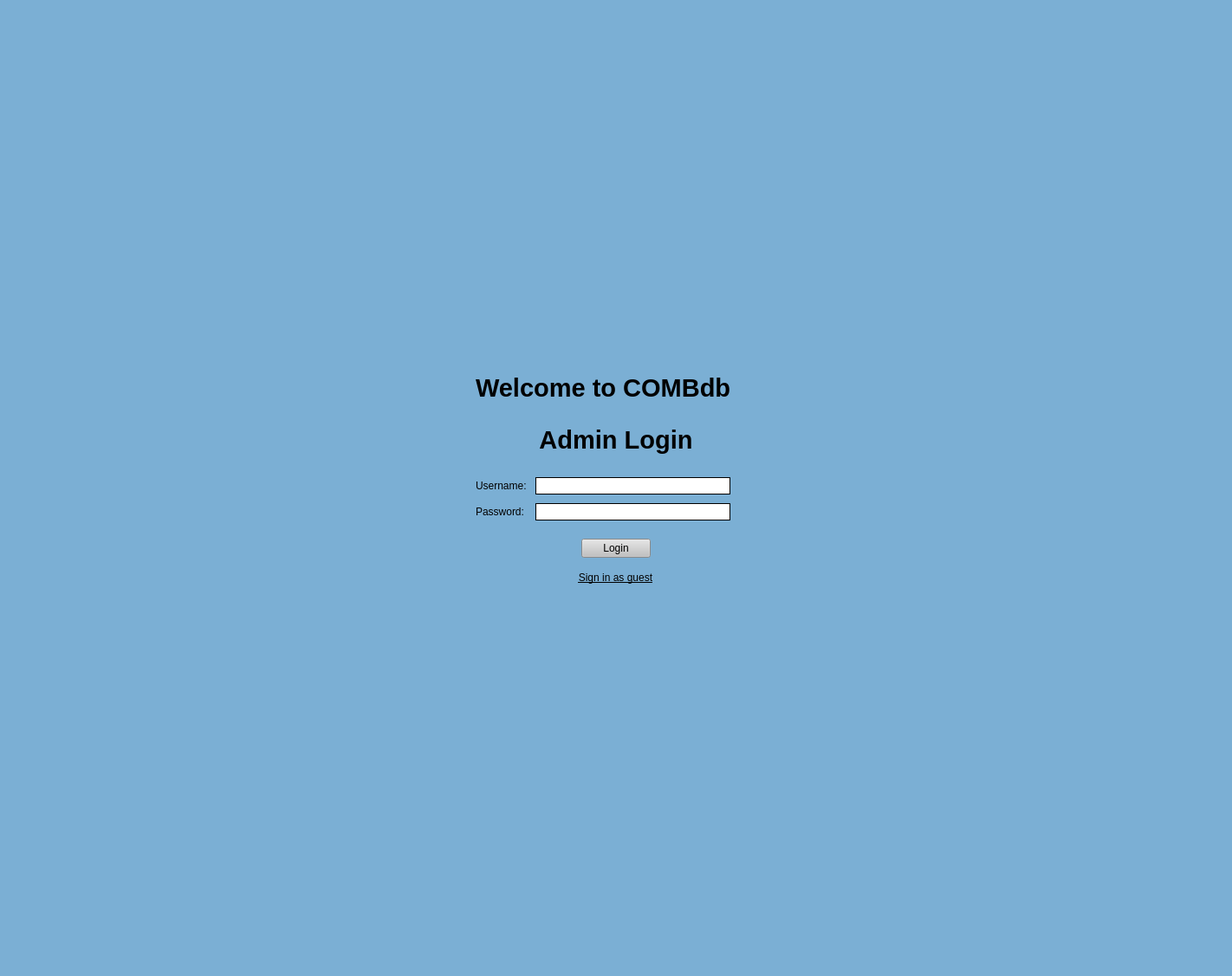
<?xml version="1.0" encoding="UTF-8"?>
<ui version="4.0">
 <class>MainWindow</class>
 <widget class="QMainWindow" name="MainWindow">
  <property name="enabled">
   <bool>true</bool>
  </property>
  <property name="geometry">
   <rect>
    <x>0</x>
    <y>0</y>
    <width>1422</width>
    <height>1127</height>
   </rect>
  </property>
  <property name="sizePolicy">
   <sizepolicy hsizetype="Preferred" vsizetype="Preferred">
    <horstretch>0</horstretch>
    <verstretch>0</verstretch>
   </sizepolicy>
  </property>
  <property name="windowTitle">
   <string>Login</string>
  </property>
  <property name="toolTipDuration">
   <number>-1</number>
  </property>
  <property name="styleSheet">
   <string notr="true">background-color: rgb(123, 175, 212);</string>
  </property>
  <property name="toolButtonStyle">
   <enum>Qt::ToolButtonIconOnly</enum>
  </property>
  <widget class="QWidget" name="centralwidget">
   <layout class="QGridLayout" name="gridLayout_4">
    <item row="10" column="0">
     <spacer name="verticalSpacer_2">
      <property name="orientation">
       <enum>Qt::Vertical</enum>
      </property>
      <property name="sizeType">
       <enum>QSizePolicy::MinimumExpanding</enum>
      </property>
      <property name="sizeHint" stdset="0">
       <size>
        <width>20</width>
        <height>40</height>
       </size>
      </property>
     </spacer>
    </item>
    <item row="5" column="0">
     <layout class="QGridLayout" name="gridLayout_6" columnstretch="0,0,0">
      <property name="rightMargin">
       <number>30</number>
      </property>
      <property name="spacing">
       <number>0</number>
      </property>
      <item row="2" column="2" alignment="Qt::AlignHCenter|Qt::AlignVCenter">
       <widget class="QLineEdit" name="pswd_2">
        <property name="sizePolicy">
         <sizepolicy hsizetype="Fixed" vsizetype="Fixed">
          <horstretch>0</horstretch>
          <verstretch>0</verstretch>
         </sizepolicy>
        </property>
        <property name="minimumSize">
         <size>
          <width>225</width>
          <height>20</height>
         </size>
        </property>
        <property name="styleSheet">
         <string notr="true">background-color: rgb(255, 255, 255);
border-style: solid;
border-width: 1px</string>
        </property>
        <property name="placeholderText">
         <string/>
        </property>
       </widget>
      </item>
      <item row="2" column="0">
       <widget class="QLabel" name="label_10">
        <property name="sizePolicy">
         <sizepolicy hsizetype="Fixed" vsizetype="Fixed">
          <horstretch>0</horstretch>
          <verstretch>0</verstretch>
         </sizepolicy>
        </property>
        <property name="text">
         <string>Password:</string>
        </property>
       </widget>
      </item>
      <item row="0" column="2" alignment="Qt::AlignHCenter|Qt::AlignTop">
       <widget class="QLineEdit" name="usrnm_2">
        <property name="sizePolicy">
         <sizepolicy hsizetype="Fixed" vsizetype="Fixed">
          <horstretch>0</horstretch>
          <verstretch>0</verstretch>
         </sizepolicy>
        </property>
        <property name="minimumSize">
         <size>
          <width>225</width>
          <height>20</height>
         </size>
        </property>
        <property name="styleSheet">
         <string notr="true">background-color: rgb(255, 255, 255);
border-style: solid;
border-width: 1px</string>
        </property>
        <property name="placeholderText">
         <string/>
        </property>
       </widget>
      </item>
      <item row="0" column="0">
       <widget class="QLabel" name="label_9">
        <property name="sizePolicy">
         <sizepolicy hsizetype="Fixed" vsizetype="Fixed">
          <horstretch>0</horstretch>
          <verstretch>0</verstretch>
         </sizepolicy>
        </property>
        <property name="text">
         <string>Username:</string>
        </property>
       </widget>
      </item>
      <item row="1" column="2">
       <spacer name="verticalSpacer_3">
        <property name="orientation">
         <enum>Qt::Vertical</enum>
        </property>
        <property name="sizeType">
         <enum>QSizePolicy::Minimum</enum>
        </property>
        <property name="sizeHint" stdset="0">
         <size>
          <width>5</width>
          <height>10</height>
         </size>
        </property>
       </spacer>
      </item>
      <item row="0" column="1">
       <spacer name="horizontalSpacer">
        <property name="orientation">
         <enum>Qt::Horizontal</enum>
        </property>
        <property name="sizeType">
         <enum>QSizePolicy::Fixed</enum>
        </property>
        <property name="sizeHint" stdset="0">
         <size>
          <width>10</width>
          <height>20</height>
         </size>
        </property>
       </spacer>
      </item>
     </layout>
    </item>
    <item row="4" column="0">
     <spacer name="verticalSpacer_4">
      <property name="orientation">
       <enum>Qt::Vertical</enum>
      </property>
      <property name="sizeType">
       <enum>QSizePolicy::Minimum</enum>
      </property>
      <property name="sizeHint" stdset="0">
       <size>
        <width>20</width>
        <height>20</height>
       </size>
      </property>
     </spacer>
    </item>
    <item row="9" column="0" alignment="Qt::AlignHCenter|Qt::AlignVCenter">
     <widget class="QPushButton" name="guestLogin_2">
      <property name="cursor">
       <cursorShape>PointingHandCursor</cursorShape>
      </property>
      <property name="toolTip">
       <string notr="true"/>
      </property>
      <property name="toolTipDuration">
       <number>-1</number>
      </property>
      <property name="whatsThis">
       <string/>
      </property>
      <property name="styleSheet">
       <string notr="true">background: none!important;
border: none;
padding: 0!important;
text-decoration: underline;</string>
      </property>
      <property name="text">
       <string>Sign in as guest</string>
      </property>
      <property name="default">
       <bool>false</bool>
      </property>
      <property name="flat">
       <bool>false</bool>
      </property>
     </widget>
    </item>
    <item row="7" column="0" alignment="Qt::AlignHCenter|Qt::AlignVCenter">
     <widget class="QPushButton" name="login_2">
      <property name="sizePolicy">
       <sizepolicy hsizetype="Fixed" vsizetype="Fixed">
        <horstretch>0</horstretch>
        <verstretch>0</verstretch>
       </sizepolicy>
      </property>
      <property name="cursor">
       <cursorShape>PointingHandCursor</cursorShape>
      </property>
      <property name="toolTip">
       <string notr="true"/>
      </property>
      <property name="toolTipDuration">
       <number>-1</number>
      </property>
      <property name="whatsThis">
       <string/>
      </property>
      <property name="styleSheet">
       <string notr="true">QPushButton:hover {

background-color: rgb(210, 210, 210);

}

QPushButton {

background-color: rgb(193, 193, 193);

}</string>
      </property>
      <property name="text">
       <string>Login</string>
      </property>
      <property name="default">
       <bool>false</bool>
      </property>
      <property name="flat">
       <bool>false</bool>
      </property>
     </widget>
    </item>
    <item row="6" column="0">
     <spacer name="verticalSpacer_5">
      <property name="orientation">
       <enum>Qt::Vertical</enum>
      </property>
      <property name="sizeType">
       <enum>QSizePolicy::Minimum</enum>
      </property>
      <property name="sizeHint" stdset="0">
       <size>
        <width>20</width>
        <height>15</height>
       </size>
      </property>
     </spacer>
    </item>
    <item row="3" column="0" alignment="Qt::AlignHCenter|Qt::AlignTop">
     <widget class="QLabel" name="label_8">
      <property name="sizePolicy">
       <sizepolicy hsizetype="Fixed" vsizetype="Fixed">
        <horstretch>0</horstretch>
        <verstretch>0</verstretch>
       </sizepolicy>
      </property>
      <property name="text">
       <string>&lt;html&gt;&lt;head/&gt;&lt;body&gt;&lt;p align=&quot;center&quot;&gt;&lt;span style=&quot; font-size:22pt; font-weight:600;&quot;&gt;Admin Login&lt;/span&gt;&lt;/p&gt;&lt;/body&gt;&lt;/html&gt;</string>
      </property>
     </widget>
    </item>
    <item row="1" column="0">
     <widget class="QLabel" name="label_6">
      <property name="sizePolicy">
       <sizepolicy hsizetype="Fixed" vsizetype="Fixed">
        <horstretch>0</horstretch>
        <verstretch>0</verstretch>
       </sizepolicy>
      </property>
      <property name="text">
       <string>&lt;html&gt;&lt;head/&gt;&lt;body&gt;&lt;p&gt;&lt;span style=&quot; font-size:22pt; font-weight:600;&quot;&gt;Welcome to COMBdb&lt;/span&gt;&lt;/p&gt;&lt;/body&gt;&lt;/html&gt;</string>
      </property>
     </widget>
    </item>
    <item row="0" column="0">
     <spacer name="verticalSpacer">
      <property name="orientation">
       <enum>Qt::Vertical</enum>
      </property>
      <property name="sizeType">
       <enum>QSizePolicy::MinimumExpanding</enum>
      </property>
      <property name="sizeHint" stdset="0">
       <size>
        <width>20</width>
        <height>40</height>
       </size>
      </property>
     </spacer>
    </item>
    <item row="2" column="0" alignment="Qt::AlignHCenter">
     <widget class="QLabel" name="label_7">
      <property name="sizePolicy">
       <sizepolicy hsizetype="Fixed" vsizetype="Fixed">
        <horstretch>0</horstretch>
        <verstretch>0</verstretch>
       </sizepolicy>
      </property>
      <property name="maximumSize">
       <size>
        <width>16777215</width>
        <height>225</height>
       </size>
      </property>
      <property name="text">
       <string/>
      </property>
      <property name="pixmap">
       <pixmap>../Icon/OMCDb.ico</pixmap>
      </property>
     </widget>
    </item>
    <item row="8" column="0">
     <spacer name="verticalSpacer_6">
      <property name="orientation">
       <enum>Qt::Vertical</enum>
      </property>
      <property name="sizeType">
       <enum>QSizePolicy::Minimum</enum>
      </property>
      <property name="sizeHint" stdset="0">
       <size>
        <width>20</width>
        <height>10</height>
       </size>
      </property>
     </spacer>
    </item>
   </layout>
  </widget>
  <widget class="QMenuBar" name="menubar">
   <property name="geometry">
    <rect>
     <x>0</x>
     <y>0</y>
     <width>1422</width>
     <height>21</height>
    </rect>
   </property>
  </widget>
  <widget class="QStatusBar" name="statusbar"/>
 </widget>
 <resources/>
 <connections/>
</ui>
